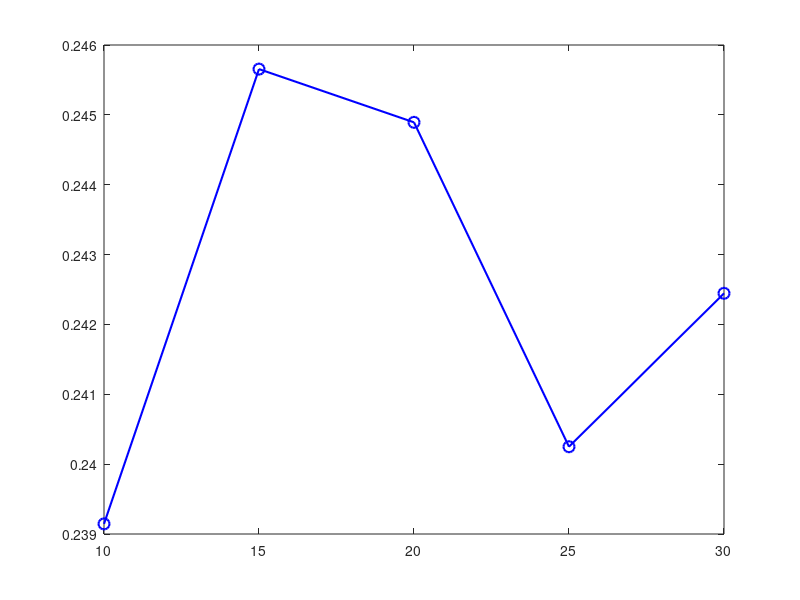

MATLAB code for this plot: (Note: this script raises an error after producing the figure.)
clc;
clear;
close all;

% Refractive indices
n1 = 1.48;
n2 = 1.46;

% Theoretical Numerical Aperture
NA_th = sqrt(n1^2 - n2^2);

% Theoretical Acceptance Angle
theta_a_rad = asin(NA_th);
theta_a_deg = theta_a_rad * 180 / pi;

% Display theoretical results
fprintf('Theoretical NA = %.4f\n', NA_th);
fprintf('Acceptance Angle (deg) = %.2f\n', theta_a_deg);

% Screen distances in mm
L = [10 15 20 25 30];

N = length(L);

% Initialize arrays
r = zeros(1, N);
NA_exp = zeros(1, N);
theta_exp = zeros(1, N);

% Set random seed
rng(1);

% Experimental calculation
for i = 1:N

    % Ideal spot radius
    r_ideal = L(i) * tan(theta_a_rad);

    % Add small measurement noise
    noise = 1 + 0.02 * (2 * rand - 1);

    % Experimental radius
    r(i) = r_ideal * noise;

    % Experimental Numerical Aperture
    NA_exp(i) = r(i) / sqrt(r(i)^2 + L(i)^2);

    % Experimental Acceptance Angle
    theta_exp(i) = asin(NA_exp(i)) * 180 / pi;

end

% Display observation table
fprintf('\n----- Observation Table -----\n');

fprintf('L(mm)\t r(mm)\t NA_exp\t theta(deg)\n');

for i = 1:N

    fprintf('%5.1f\t%6.2f\t%6.4f\t%8.2f\n', ...
        L(i), r(i), NA_exp(i), theta_exp(i));

end

% Average experimental NA
NA_avg = mean(NA_exp);

% Percentage error
percentage_error = abs(NA_avg - NA_th) / NA_th * 100;

% Display final results
fprintf('\nAverage Experimental NA = %.4f\n', NA_avg);

fprintf('Percentage Error = %.2f%%\n', percentage_error);

% Plot Experimental NA
figure;

plot(L, NA_exp, 'bo-', ...
    'LineWidth', 1.5, ...
    'MarkerSize', 8);

hold on;

% Plot theoretical NA
yline(NA_th, 'r--', ...
    'LineWidth', 1.5);

% Graph labels
xlabel('Distance L (mm)');
ylabel('Numerical Aperture');

title('Simulated NA vs Screen Distance');

legend('Experimental NA', ...
       'Theoretical NA', ...
       'Location', 'best');

grid on;  
